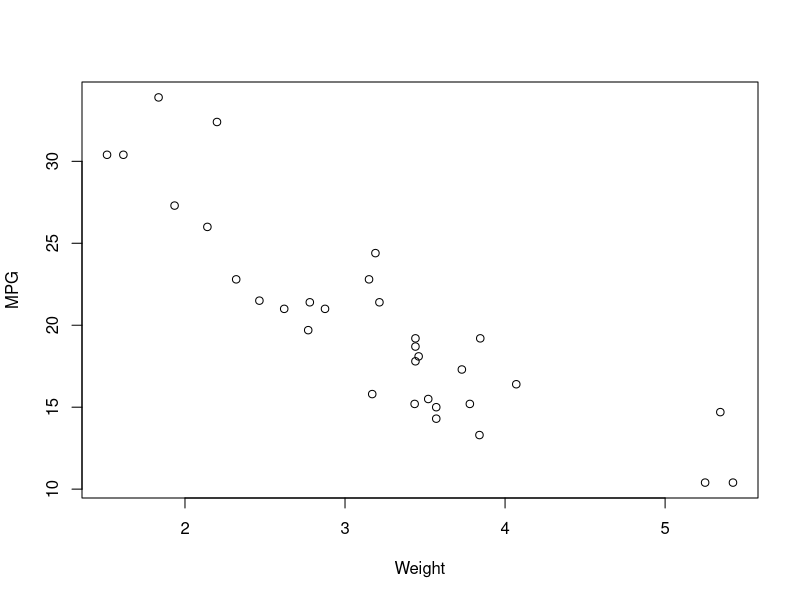
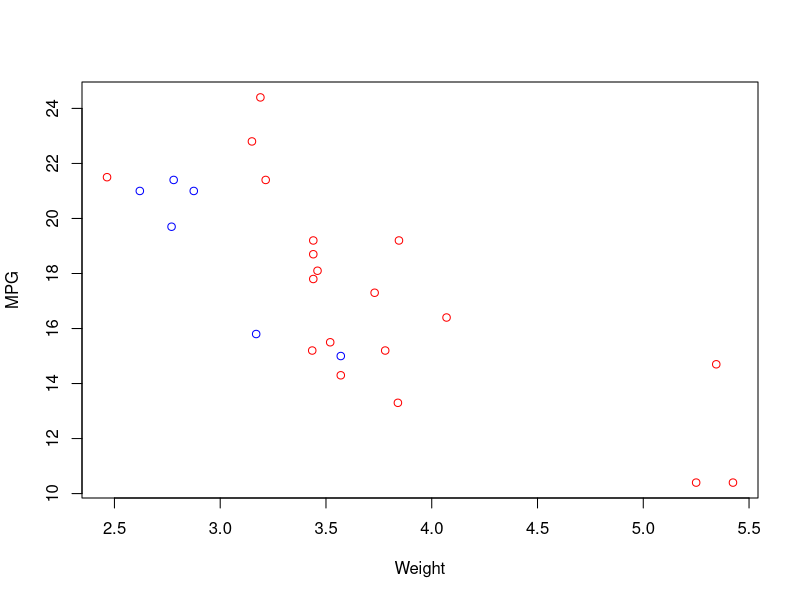
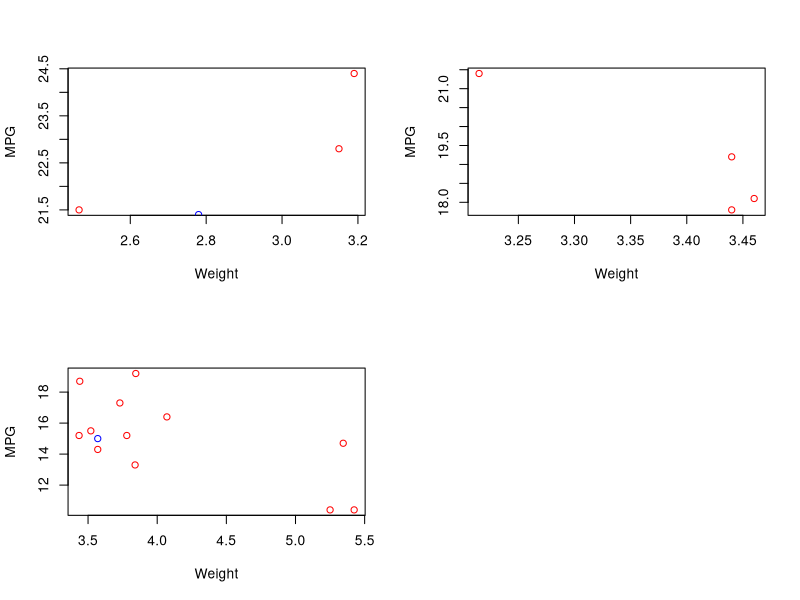

Source code (R) for these figures, in order:
## ---- chunk 1
knitr::opts_chunk$set(echo = FALSE)
## ---- chunk 2
plot(mtcars$wt, mtcars$mpg, xlab="Weight", ylab="MPG")
## ---- chunk 3
auto <- subset(mtcars, am == 0)
manl <- subset(mtcars, am == 1)
plot(auto$wt, auto$mpg, col="red", xlab="Weight", ylab="MPG")
points(manl$wt, manl$mpg, col="blue")
## ---- chunk 4
auto4 <- subset(mtcars, am == 0 & cyl == 4)
manl4 <- subset(mtcars, am == 1 & cyl == 4)
auto6 <- subset(mtcars, am == 0 & cyl == 6)
manl6 <- subset(mtcars, am == 1 & cyl == 6)
auto8 <- subset(mtcars, am == 0 & cyl == 8)
manl8 <- subset(mtcars, am == 1 & cyl == 8)
par(mfrow=c(2,2))
plot(auto4$wt, auto4$mpg, col="red", xlab="Weight", ylab="MPG")
points(manl4$wt, manl4$mpg, col="blue", xlab="Weight", ylab="MPG")
plot(auto6$wt, auto6$mpg, col="red", xlab="Weight", ylab="MPG")
points(manl6$wt, manl6$mpg, col="blue", xlab="Weight", ylab="MPG")
plot(auto8$wt, auto8$mpg, col="red", xlab="Weight", ylab="MPG")
points(manl8$wt, manl8$mpg, col="blue", xlab="Weight", ylab="MPG")
